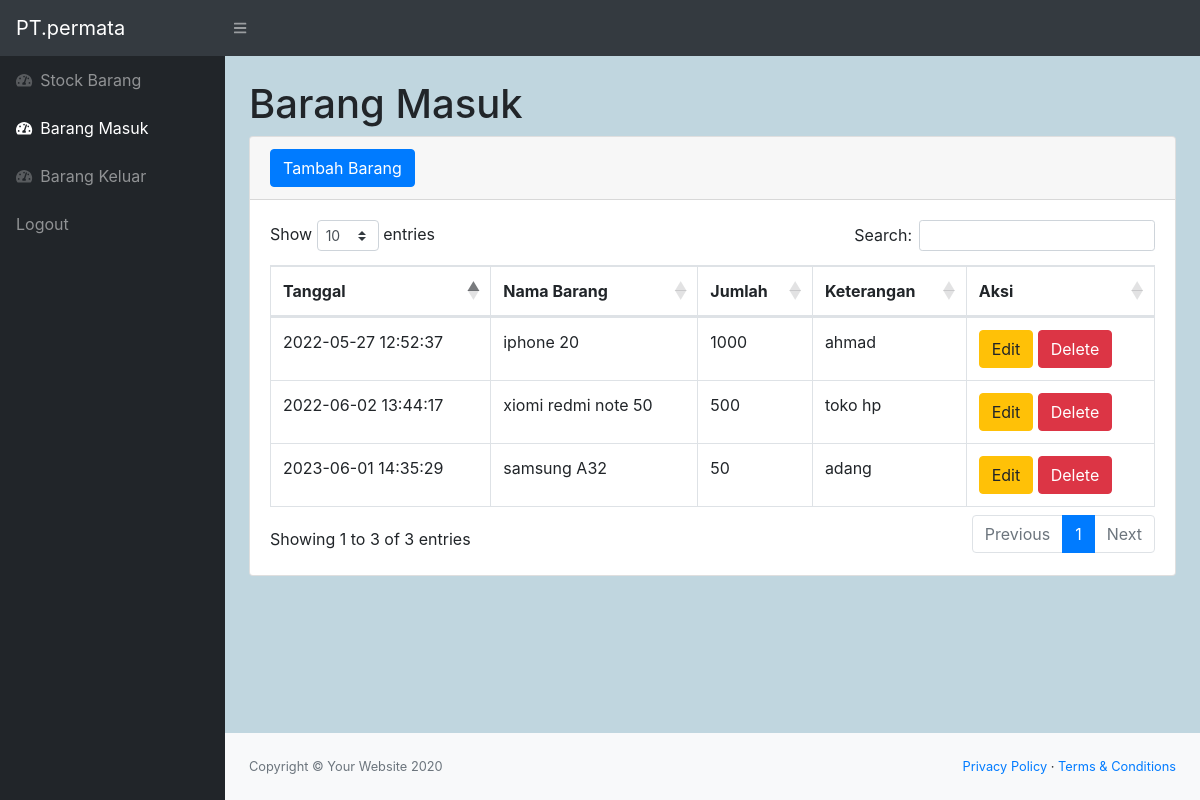
/Masuk.php (signed in), run on the app's committed database.
### tables this page shows
CREATE TABLE `masuk` (
  `id_masuk` int(11) NOT NULL,
  `id_barang` int(11) NOT NULL,
  `tanggal` timestamp NOT NULL DEFAULT current_timestamp(),
  `keterangan` varchar(50) NOT NULL,
  `qty` int(11) NOT NULL
);

CREATE TABLE `stock` (
  `id_barang` int(11) NOT NULL,
  `namabarang` varchar(50) NOT NULL,
  `deskripsi` varchar(50) NOT NULL,
  `stock` int(11) NOT NULL
);

### Masuk.php (the view, shortened to what this page needs)
<?php
require 'function.php';
?>
<!DOCTYPE html>
<html lang="en">
    <head>
        <link href="css/styles.css" rel="stylesheet" />
        <link href="https://cdn.datatables.net/1.10.20/css/dataTables.bootstrap4.min.css" rel="stylesheet" />
    </head>
    <body class="sb-nav-fixed">
        <nav class="sb-topnav navbar navbar-expand navbar-dark bg-dark">
            <a class="navbar-brand" href="index.php">PT.permata</a>
            <button class="btn btn-link btn-sm order-1 order-lg-0" id="sidebarToggle" href="#"><i class="fas fa-bars"></i></button>
        </nav>
        <div id="layoutSidenav">
            <div id="layoutSidenav_nav">
                <nav class="sb-sidenav accordion sb-sidenav-dark" id="sidenavAccordion">
                    <div class="sb-sidenav-menu">
                        <div class="nav">
                            <a class="nav-link" href="index.php">
                                <div class="sb-nav-link-icon"><i class="fas fa-tachometer-alt"></i></div>
                                Stock Barang
                            </a>
                            <a class="nav-link" href="Masuk.php">
                                <div class="sb-nav-link-icon"><i class="fas fa-tachometer-alt"></i></div>
                                Barang Masuk
                            </a>
                            <a class="nav-link" href="Keluar.php">
                                <div class="sb-nav-link-icon"><i class="fas fa-tachometer-alt"></i></div>
                                Barang Keluar
                            </a>
                            <a class="nav-link" href="logout.php">
                                Logout
                            </a>
                        </div>
                    </div>
                </nav>
            </div>
            <div id="layoutSidenav_content">
                <main>
                    <div class="container-fluid">
                        <h1 class="mt-4">Barang Masuk</h1>
                        <div class="card mb-4">
                            <div class="card-header">
                                <button type="button" class="btn btn-primary" data-toggle="modal" data-target="#myModal">
                                    Tambah Barang
                                </button>
                            </div>
                            <div class="card-body">
                                <div class="table-responsive">
                                    <table class="table table-bordered" id="dataTable" width="100%" cellspacing="0">
                                        <thead>
                                            <tr>
                                                <th>Tanggal</th>
                                                <th>Nama Barang</th>
                                                <th>Jumlah</th>
                                                <th>Keterangan</th>
                                                <th>Aksi</th>
                                            </tr>
                                        </thead>
                                        <tbody>
                                        <?php
                                            $ambilsemuadatastock = mysqli_query($conn,"select * from masuk m, stock s where s.id_barang = m.id_barang");
                                            while($data=mysqli_fetch_array($ambilsemuadatastock)){
                                                $idm = $data['id_masuk'];
                                                $tanggal = $data['tanggal'];
                                                $namabarang = $data['namabarang'];
                                                $qty = $data['qty'];
                                                $keterangan = $data['keterangan'];
                                            ?>
                                            <tr>
                                                <td><?=$tanggal;?></td>
                                                 <td><?=$namabarang;?></td>
                                                <td><?=$qty;?></td>
                                                <td><?=$keterangan;?></td>
                                                <td>
                                                <button type="button" class="btn btn-warning" data-toggle="modal" data-target="#edit<?=$idm;?>">
                                                        Edit
                                                    </button>
                                                    <button type="button" class="btn btn-danger" data-toggle="modal" data-target="#delete<?=$idm;?>">
                                                        Delete
                                                    </button>
                                                </td>
                                            </tr>
                                         </div>
                                            </div>
                                            <?php
                                            };
                                            ?>
                <footer class="py-4 bg-light mt-auto">
                    <div class="container-fluid">
                        <div class="d-flex align-items-center justify-content-between small">
                            <div class="text-muted">Copyright &copy; Your Website 2020</div>
                            <div>
                                <a href="#">Privacy Policy</a>
                                &middot;
                                <a href="#">Terms &amp; Conditions</a>
                            </div>
                        </div>
                    </div>
                </footer>
    </body>
</html>

### data on the page
masuk: tanggal "2022-05-27 12:52:37", id_barang.namabarang "iphone 20", qty "1000", keterangan "ahmad"
masuk: tanggal "2022-06-02 13:44:17", id_barang.namabarang "xiomi redmi note 50", qty "500", keterangan "toko hp"
masuk: tanggal "2023-06-01 14:35:29", id_barang.namabarang "samsung A32", qty "50", keterangan "adang"
